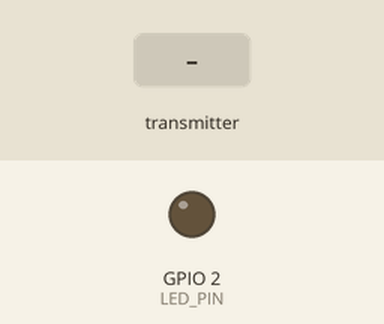
Simulated run of this sketch. Board: ESP32. On the bench: output pins drawn as LEDs (lit = HIGH). Dashed ring = blinking. The test bench sets the inputs (shaded band). What the sketch prints to the serial monitor is not drawn.

Above: at 1.3 s.
1.4 s: the transmitter starts sending q1 = 0
At 1.65 s:
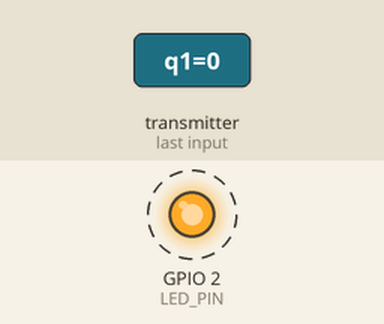
4.4 s: the transmitter starts sending q2 = 25
7.4 s: the transmitter starts sending q3 = 25
10.4 s: the transmitter starts sending q4 = 25
13.4 s: the transmitter starts sending q1 = 25
16.4 s: the transmitter starts sending q2 = 0
Timing chart, 0 to 20.4 s (numbered marks = the images above; inputs shaded):
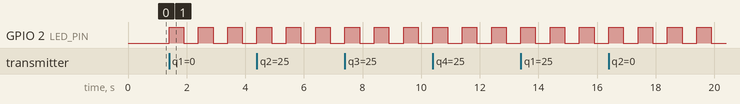

The sketch:

ground_station.ino
```cpp
#include <esp_now.h>
#include <WiFi.h>
#include <esp_wifi.h>

// ─── Constants ────────────────────────────────────────────────────────────────

const int LED_PIN = 2;

const uint8_t SYNC_HEADER[2] = { 0xAA, 0xBB };

// ─── Structs ──────────────────────────────────────────────────────────────────

#pragma pack(push, 1)
struct QuaternionPacket { float q1, q2, q3, q4; };
#pragma pack(pop)

QuaternionPacket dataIn;

// ─── Functions ────────────────────────────────────────────────────────────────

void sendBinaryPacket() {
    Serial.write(SYNC_HEADER, sizeof(SYNC_HEADER));
    Serial.write((uint8_t*)&dataIn, sizeof(dataIn));
}

void OnDataRecv(const esp_now_recv_info* info, const uint8_t* incoming, int len) {
    if (len != sizeof(dataIn)) return;

    memcpy(&dataIn, incoming, sizeof(dataIn));
    digitalWrite(LED_PIN, !digitalRead(LED_PIN));
    sendBinaryPacket();
}

// ─── Setup ────────────────────────────────────────────────────────────────────

void setup() {
    Serial.begin(115200);
    pinMode(LED_PIN, OUTPUT);

    WiFi.mode(WIFI_STA);
    delay(100);

    esp_wifi_set_channel(1, WIFI_SECOND_CHAN_NONE);

    if (esp_now_init() != ESP_OK) return;

    esp_now_register_recv_cb(esp_now_recv_cb_t(OnDataRecv));
}

// ─── Loop ─────────────────────────────────────────────────────────────────────

void loop() { }
```

Measured:
- after the input at 1.4 s, GPIO 2 (LED_PIN): alternates HIGH for 0.50 s and LOW for 0.50 s, starting at once
